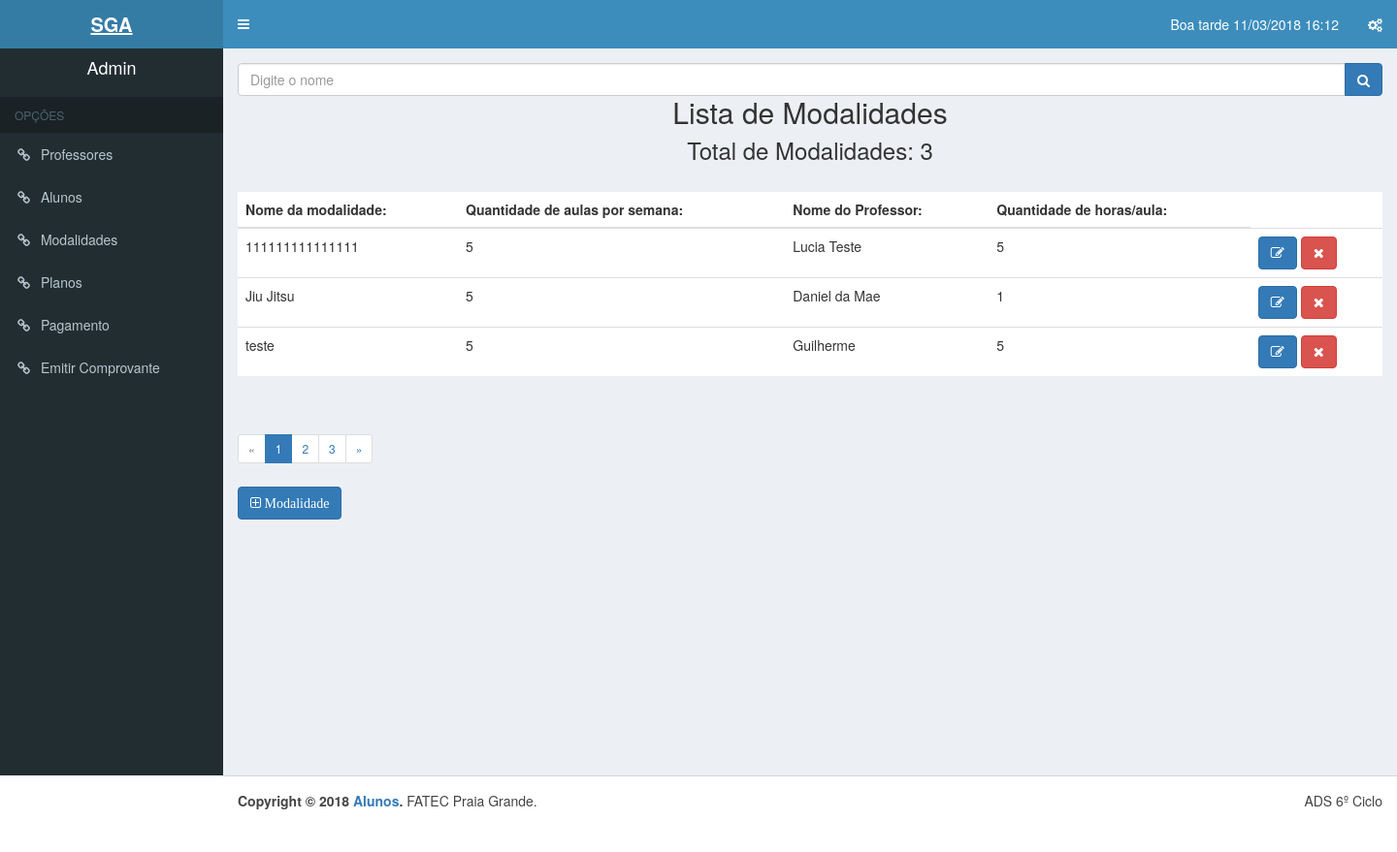
The page /Views/modalidade.php (signed in) on the database its author committed.
### tables this page shows
CREATE TABLE `modalidade` (
  `cd_modalidade` int(11) NOT NULL,
  `nm_modalidade` varchar(30) NOT NULL,
  `qt_aulasem` int(5) NOT NULL,
  `qt_hraula` int(5) NOT NULL,
  `nm_professor` varchar(50) NOT NULL
);

### controllers/limitarModalidade.php (called while the page is built)
<?php
    $PDO = db_connect();
	if (!isset($_GET['pg'])) {
		$pg = 1;
	} else {
		$pg = $_GET['pg'];
	}
	$total_reg = "10";
	$inicio = $pg -1;
	$inicio = $inicio * $total_reg;
	$anterior = $pg -1;
	$proximo = $pg +1;
    $sql = "SELECT * FROM modalidade ORDER BY nm_modalidade ASC LIMIT $inicio, $total_reg";
    $stmt = $PDO->prepare($sql);
    $stmt->execute();
    $sql_count = "SELECT COUNT(*) AS total FROM modalidade";
    $stmt_count = $PDO->prepare($sql_count);
    $stmt_count->execute();
    $total = $stmt_count->fetchColumn();

### Views/modalidade.php (the view, shortened to what this page needs)
<?php
    include ('../controllers/limitarModalidade.php');
    include ('header.php');
?>
<form name="frmBusca" method="post" action="../Views/modalidadeList.php">
            <div class="input-group">
              <input type="text" name="cxnome" id="cxnome" class="form-control" placeholder="Digite o nome">
              <span class="input-group-btn">
                  <button type="submit" name="buscar" id="search-btn" class="btn btn-primary">
                    <i class="fa fa-search"></i>
                  </button>
              </span>
            </div>
        </form>
<h2 class="center">Lista de Modalidades</h2>
          <h3 class="center">Total de Modalidades: <?php if(isset($total)){echo $total;} ?></h3>
          <?php if(isset($total) > 0):?>
          <table class="table table-hover">
              <thead>
                  <tr>
                      <th>Nome da modalidade:</th>
                      <th>Quantidade de aulas por semana:</th>
                      <th>Nome do Professor:</th>
                      <th>Quantidade de horas/aula:</th>
                  </tr>
              </thead>
              <tbody>
                  <?php while($user = $stmt->fetch(PDO::FETCH_ASSOC)):?>
                  <tr>
                    <td><?PHP echo $user['nm_modalidade'] ?></td>
                    <td><?PHP echo $user['qt_aulasem'] ?></td>
                    <td><?PHP echo $user['nm_professor'] ?></td>
                    <td><?PHP echo $user['qt_hraula'] ?></td>
                    <td>
                    <a href="modalidadeEdit.php?cd_modalidade=<?php echo $user['cd_modalidade'] ?>">
                    <button class="btn btn-primary fa fa-edit"></button></a>
                    <a href="../controllers/deletarModalidade.php?cd_modalidade=<?php echo $user['cd_modalidade'] ?>" onclick="return confirm('Tem certeza que deseja remover?');">
                    <button class="btn btn-danger fa fa-times"></button></a>
                      </td>
                  </tr>
                  <?php endwhile;?>
              </tbody>
          </table>
        <?php else: ?>
        <p>Nenhuma modalidade registrada</p>
            <?php endif; ?>
            <?php
           if ($total > 1) {
		echo "<nav>";
		echo "	<ul class='pagination pagination-sm'>";
		if ($anterior > 0) {
			echo "<li>";
			echo "	<a href='?pg=".$anterior."' aria-label='Previous'>";
			echo "		<span aria-hidden='true'>«</span>";
			echo "	</a>";
			echo "</li>";
		} else {
			echo "<li class='disabled'>";
			echo "	<span aria-hidden='true'>«</span>";
			echo "</li>";
		}
		for ($i=1;$i<=$total;$i++) {
			if ($i >= ($pg-4) AND $i <= ($pg+4)) {
				if ($i == $pg) {
					echo "<li class='active'><a href='?pg=".$i."'>".$i."</a></li>";
				} else {
					echo "<li><a href='?pg=".$i."'>".$i."</a></li>";
				}
			}
		}
                        if($pg < $total) {
                                echo "<li>";
                                echo "	<a href='?pg=".$proximo."' aria-label='Next'>";
                                echo "		<span aria-hidden='true'>»</span>";
                                echo "	</a>";
                                echo "</li>";
                        } else {
                                echo "<li class='disabled'>";
                                echo "	<span aria-hidden='true'>»</span>";
                                echo "</li>";
                        }
                        echo "  </ul>";
                        echo "</nav>";
            }
            ?>
        <a href="modalidadeAdd.php"><button class="btn btn-primary fa fa-plus-square-o"> Modalidade</button></a>
        </div>
    </div>
<?php include ('footer.php');?>

### rows shown on the page
modalidade: nm_modalidade "111111111111111", qt_aulasem "5", nm_professor "Lucia Teste", qt_hraula "5"
modalidade: nm_modalidade "Jiu Jitsu", qt_aulasem "5", nm_professor "Daniel da Mae", qt_hraula "1"
modalidade: nm_modalidade "teste", qt_aulasem "5", nm_professor "Guilherme", qt_hraula "5"

### other values the page prints
dataatual() "Boa tarde 11/03/2018 16:12"
$_SESSION['user_name'] "Admin"
$total "3"
